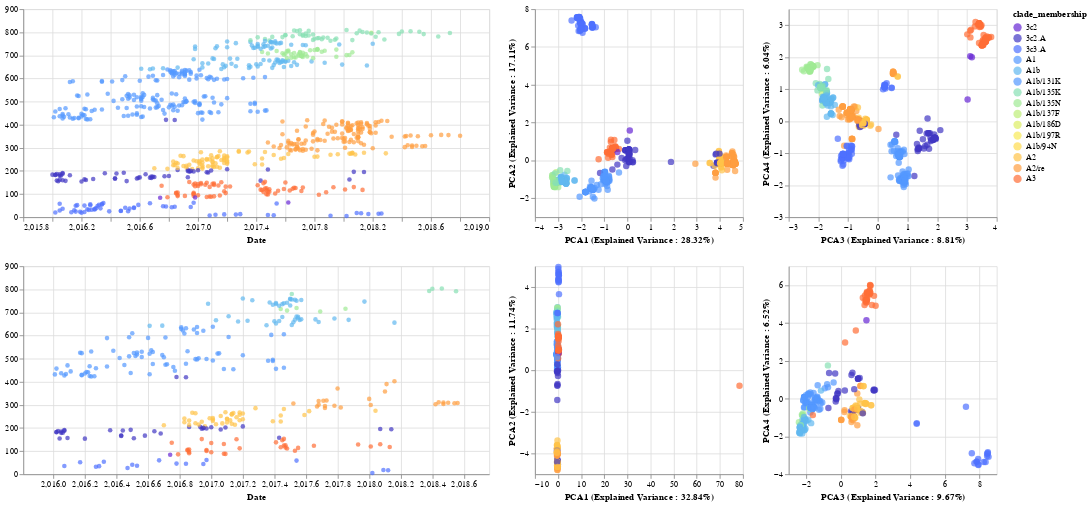

Notebook code for this chart:
### Code cell
list_of_chart_ha = linking_tree_with_plots_brush(merged_pca_df_ha,['pca1','pca2','pca3','pca4', 'pca5', 'pca6'],
                                         ['PCA1 (Explained Variance : {}%'.format(round(explained_variance_PCA_ha[0]*100,2)) + ")",
                                          'PCA2 (Explained Variance : {}%'.format(round(explained_variance_PCA_ha[1]*100,2)) + ")",
                                          'PCA3 (Explained Variance : {}%'.format(round(explained_variance_PCA_ha[2]*100,2)) + ")",
                                          'PCA4 (Explained Variance : {}%'.format(round(explained_variance_PCA_ha[3]*100,2)) + ")",
                                          'PCA5 (Explained Variance : {}%'.format(round(explained_variance_PCA_ha[4]*100,2)) + ")",
                                          'PCA6 (Explained Variance : {}%'.format(round(explained_variance_PCA_ha[5]*100,2)) + ")"],
                                         "clade_membership:N",['strain', "clade_membership"], domain, range_)

list_of_chart_concatenated = linking_tree_with_plots_brush(merged_pca_df_concatenated,['pca1','pca2','pca3','pca4', 'pca5', 'pca6'],
                                         ['PCA1 (Explained Variance : {}%'.format(round(explained_variance_PCA_concatenated[0]*100,2)) + ")",
                                          'PCA2 (Explained Variance : {}%'.format(round(explained_variance_PCA_concatenated[1]*100,2)) + ")",
                                          'PCA3 (Explained Variance : {}%'.format(round(explained_variance_PCA_concatenated[2]*100,2)) + ")",
                                          'PCA4 (Explained Variance : {}%'.format(round(explained_variance_PCA_concatenated[3]*100,2)) + ")",
                                          'PCA5 (Explained Variance : {}%'.format(round(explained_variance_PCA_concatenated[4]*100,2)) + ")",
                                          'PCA6 (Explained Variance : {}%'.format(round(explained_variance_PCA_concatenated[5]*100,2)) + ")"],
                                         "clade_membership:N",['strain', "clade_membership"], domain, range_)
PCAFluBrush_ha = list_of_chart_ha[0]|list_of_chart_ha[1]|list_of_chart_ha[2]
PCAFluBrush_concatenated = list_of_chart_concatenated[0]|list_of_chart_concatenated[1]|list_of_chart_concatenated[2]

alt.vconcat(PCAFluBrush_ha,PCAFluBrush_concatenated)
#PCAFluBrush.save("docs/PCA" + virus_name + "Brush.html")

### Figure 1 — Vega-Lite specification as saved in the notebook (floating-point values rounded to 4 significant figures; data arrays with more than 128 entries replaced by an {"elided": "..."} marker saying what was removed)
{"config": {"view": {"continuousWidth": 400, "continuousHeight": 300}}, "vconcat": [{"hconcat": [{"mark": "circle", "encoding": {"color": {"condition": {"type": "nominal", "field": "clade_membership", "scale": {"domain": ["3c2", "3c2.A", "3c3.A", "A1", "A1b", "A1b/131K", "A1b/135K", "A1b/135N", "A1b/137F", "A1b/186D", "A1b/197R", "A1b/94N", "A2", "A2/re", "A3"], "range": ["#6626d4", "#4138c3", "#4e70ff", "#5499ff", "#61b8f0", "#5499ff", "#87dfb3", "#a0e994", "#bdee78", "#ddee64", "#f8e957", "#ffdb4e", "#ffc348", "#ff9e40", "#ff6e36"]}, "selection": "selector052"}, "value": "gray"}, "tooltip": [{"type": "nominal", "field": "strain"}, {"type": "nominal", "field": "clade_membership"}], "x": {"type": "quantitative", "field": "date", "scale": {"domain": [2016.0, 2019.0]}, "title": "Date"}, "y": {"type": "quantitative", "field": "y", "title": ""}}, "height": 250, "selection": {"selector052": {"type": "interval", "resolve": "global"}}, "width": 560}, {"mark": {"type": "circle", "size": 60}, "encoding": {"color": {"condition": {"type": "nominal", "field": "clade_membership", "scale": {"domain": ["3c2", "3c2.A", "3c3.A", "A1", "A1b", "A1b/131K", "A1b/135K", "A1b/135N", "A1b/137F", "A1b/186D", "A1b/197R", "A1b/94N", "A2", "A2/re", "A3"], "range": ["#6626d4", "#4138c3", "#4e70ff", "#5499ff", "#61b8f0", "#5499ff", "#87dfb3", "#a0e994", "#bdee78", "#ddee64", "#f8e957", "#ffdb4e", "#ffc348", "#ff9e40", "#ff6e36"]}, "selection": "selector052"}, "value": "gray"}, "tooltip": [{"type": "nominal", "field": "strain"}, {"type": "nominal", "field": "clade_membership"}], "x": {"type": "quantitative", "field": "pca1", "title": "PCA1 (Explained Variance : 28.32%)"}, "y": {"type": "quantitative", "field": "pca2", "title": "PCA2 (Explained Variance : 17.11%)"}}, "height": 250, "selection": {"selector052": {"type": "interval", "resolve": "global"}}, "width": 250}, {"mark": {"type": "circle", "size": 60}, "encoding": {"color": {"condition": {"type": "nominal", "field": "clade_membership", "scale": {"domain": ["3c2", "3c2.A", "3c3.A", "A1", "A1b", "A1b/131K", "A1b/135K", "A1b/135N", "A1b/137F", "A1b/186D", "A1b/197R", "A1b/94N", "A2", "A2/re", "A3"], "range": ["#6626d4", "#4138c3", "#4e70ff", "#5499ff", "#61b8f0", "#5499ff", "#87dfb3", "#a0e994", "#bdee78", "#ddee64", "#f8e957", "#ffdb4e", "#ffc348", "#ff9e40", "#ff6e36"]}, "selection": "selector052"}, "value": "gray"}, "tooltip": [{"type": "nominal", "field": "strain"}, {"type": "nominal", "field": "clade_membership"}], "x": {"type": "quantitative", "field": "pca3", "title": "PCA3 (Explained Variance : 8.81%)"}, "y": {"type": "quantitative", "field": "pca4", "title": "PCA4 (Explained Variance : 6.04%)"}}, "height": 250, "selection": {"selector052": {"type": "interval", "resolve": "global"}}, "width": 250}], "data": {"name": "data-3846a7cc2445fdc7727486ac1580d130"}}, {"hconcat": [{"mark": "circle", "encoding": {"color": {"condition": {"type": "nominal", "field": "clade_membership", "scale": {"domain": ["3c2", "3c2.A", "3c3.A", "A1", "A1b", "A1b/131K", "A1b/135K", "A1b/135N", "A1b/137F", "A1b/186D", "A1b/197R", "A1b/94N", "A2", "A2/re", "A3"], "range": ["#6626d4", "#4138c3", "#4e70ff", "#5499ff", "#61b8f0", "#5499ff", "#87dfb3", "#a0e994", "#bdee78", "#ddee64", "#f8e957", "#ffdb4e", "#ffc348", "#ff9e40", "#ff6e36"]}, "selection": "selector053"}, "value": "gray"}, "tooltip": [{"type": "nominal", "field": "strain"}, {"type": "nominal", "field": "clade_membership"}], "x": {"type": "quantitative", "field": "date", "scale": {"domain": [2016.0, 2019.0]}, "title": "Date"}, "y": {"type": "quantitative", "field": "y", "title": ""}}, "height": 250, "selection": {"selector053": {"type": "interval", "resolve": "global"}}, "width": 560}, {"mark": {"type": "circle", "size": 60}, "encoding": {"color": {"condition": {"type": "nominal", "field": "clade_membership", "scale": {"domain": ["3c2", "3c2.A", "3c3.A", "A1", "A1b", "A1b/131K", "A1b/135K", "A1b/135N", "A1b/137F", "A1b/186D", "A1b/197R", "A1b/94N", "A2", "A2/re", "A3"], "range": ["#6626d4", "#4138c3", "#4e70ff", "#5499ff", "#61b8f0", "#5499ff", "#87dfb3", "#a0e994", "#bdee78", "#ddee64", "#f8e957", "#ffdb4e", "#ffc348", "#ff9e40", "#ff6e36"]}, "selection": "selector053"}, "value": "gray"}, "tooltip": [{"type": "nominal", "field": "strain"}, {"type": "nominal", "field": "clade_membership"}], "x": {"type": "quantitative", "field": "pca1", "title": "PCA1 (Explained Variance : 32.84%)"}, "y": {"type": "quantitative", "field": "pca2", "title": "PCA2 (Explained Variance : 11.74%)"}}, "height": 250, "selection": {"selector053": {"type": "interval", "resolve": "global"}}, "width": 250}, {"mark": {"type": "circle", "size": 60}, "encoding": {"color": {"condition": {"type": "nominal", "field": "clade_membership", "scale": {"domain": ["3c2", "3c2.A", "3c3.A", "A1", "A1b", "A1b/131K", "A1b/135K", "A1b/135N", "A1b/137F", "A1b/186D", "A1b/197R", "A1b/94N", "A2", "A2/re", "A3"], "range": ["#6626d4", "#4138c3", "#4e70ff", "#5499ff", "#61b8f0", "#5499ff", "#87dfb3", "#a0e994", "#bdee78", "#ddee64", "#f8e957", "#ffdb4e", "#ffc348", "#ff9e40", "#ff6e36"]}, "selection": "selector053"}, "value": "gray"}, "tooltip": [{"type": "nominal", "field": "strain"}, {"type": "nominal", "field": "clade_membership"}], "x": {"type": "quantitative", "field": "pca3", "title": "PCA3 (Explained Variance : 9.67%)"}, "y": {"type": "quantitative", "field": "pca4", "title": "PCA4 (Explained Variance : 6.52%)"}}, "height": 250, "selection": {"selector053": {"type": "interval", "resolve": "global"}}, "width": 250}], "data": {"name": "data-9db7e9733671f1f3c5ba3fca03e5520c"}}], "$schema": "https://vega.github.io/schema/vega-lite/v4.8.1.json", "datasets": {"data-3846a7cc2445fdc7727486ac1580d130": {"elided": "810 records"}, "data-9db7e9733671f1f3c5ba3fca03e5520c": {"elided": "306 records"}}}
